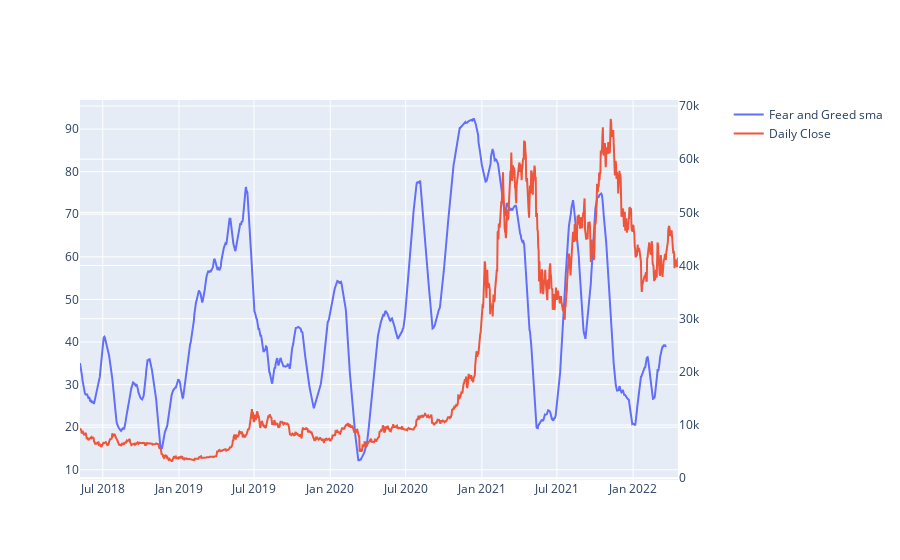

The code cell stored with this chart in its notebook:
### Code cell
fig = make_subplots(specs=[[{"secondary_y": True}]])
fig.add_trace(go.Line(x=fng['date'],y=fng['sma'],name="Fear and Greed sma"),secondary_y=False)
fig.add_trace(go.Line(x=fng['date'],y=fng['Close'],name="Daily Close"),secondary_y=True)
fig.update_annotations()
fig.show()

### Figure 1 — Plotly figure (JSON) as saved in the notebook; plotly's stock layout.template omitted (floating-point values rounded to 4 significant figures; data arrays with more than 128 entries replaced by an {"elided": "..."} marker saying what was removed)
{"data": [{"name": "Fear and Greed sma", "type": "scatter", "x": {"elided": "1444 str values"}, "xaxis": "x", "y": {"elided": "1444 float values"}, "yaxis": "y"}, {"name": "Daily Close", "type": "scatter", "x": {"elided": "1444 str values"}, "xaxis": "x", "y": {"elided": "1444 float values"}, "yaxis": "y2"}], "layout": {"xaxis": {"anchor": "y", "domain": [0, 0.94]}, "yaxis": {"anchor": "x", "domain": [0, 1]}, "yaxis2": {"anchor": "x", "overlaying": "y", "side": "right"}}}
